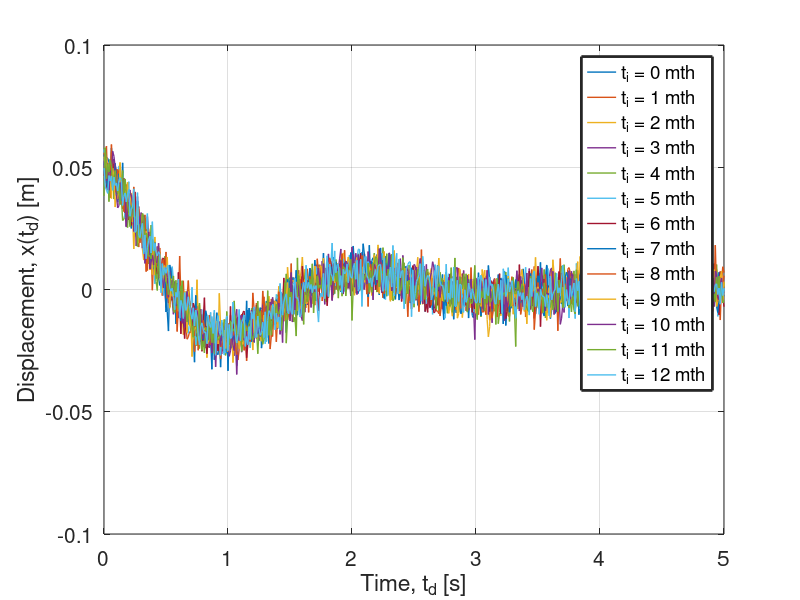
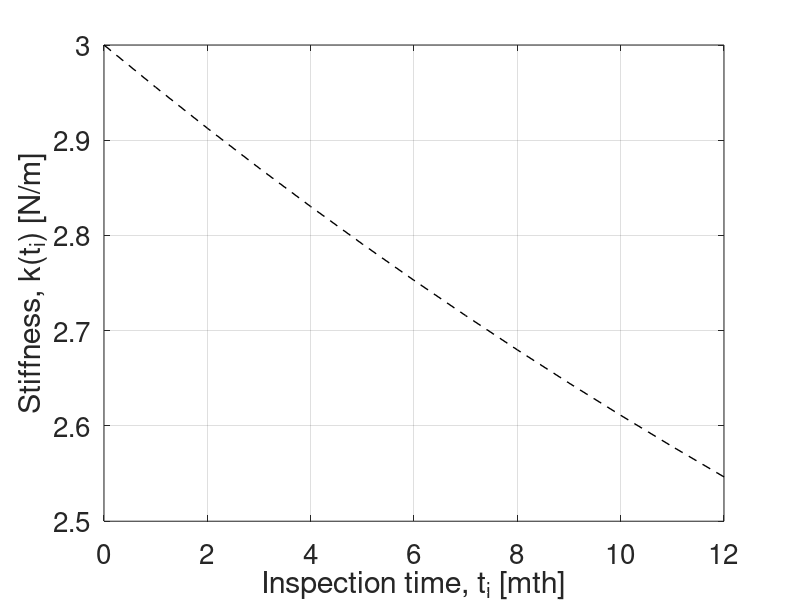

Here is the MATLAB script that generated these plots, in order: (Note: this script raises an error after producing the figures.)
%% The SEMC sampler
%
% The SEMC sampler is based on the original Sequential Monte
% Carlo (SMC) sampling class (see paper by Moral et. al (2006): Sequential 
% Monte Carlo Samplers - https://www.jstor.org/stable/3879283) and employs
% the use of the Affine-invariant Ensemble Sampler (AIES) proposed by 
% Goodman and Weare (2010) to update the samples at each iteration.
%
%% Bayesian Inference of a Time-varying parameter:
%
% In this example, we will evaluate the performance of the SEMC sampler
% in estimating and predicting a time-varying parameter at different time-step. 
% The system of interest will be a simple damped spring-mass system. The 
% dynamical data of the displacement of the mass from its rest position will 
% be obtained between t=0s and t=5s at intervals of dt=0.01s. The system is
% taken to be underdamped.
%
% The simple displacement model is:
%
% x(t) = A*exp(-gamma*t)*cos(omega*t + d); we set d = 0 rad for simplicity;
%
% omega = sqrt((k./m) - (c./(2.*m)).^2); 
% gamma = c./(2.*m); 
% where m = 0.3 kg (mass of the block attached to spring);
%
% The spring stiffness is time-varying and weakens over time such that:
%
% k(t) = 1.5*(1 + exp(-alpha*t)); where alpha = 0.03 s^-1 (rate parameter);
%
% Discretizing the above equation, we get the following discretized
% dynamic equation:
%
% k(t+1) = exp(-alpha*t).*(k(t) - 1.5) + 1.5;
%
% The spring stiffnes is checked every month and it is assumed 
% that during the process of data-collection at every "inspection" time-step, 
% t_i, the value of k is constant.
%
%% Define the parameters and random variables:

m = 0.3;           % Mass of the blocks in [kg]
c = 0.55;          % Damping coefficient of the spring-mass system [Ns/m]
A = 0.05;          % Displacement of the spring-mass system [m]
t_d = (0:0.01:5)'; % Time-input of the dynamical data[s]
t_i = (0:1:12)';   % Time-input of the inspection of the spring [mth]

%% Define the models:

% Define model for the spring stiffness, k:
alpha = 0.03;    % Rate parameter [s^-1]
k = @(t) 1.5.*(1 + exp(- alpha .* t));

% Define model for the eigenfrequency, omega:
omega = @(t,m,c) sqrt((k(t)./m) - (c./(2.*m)).^2);

% Define model for simple harmonic oscillator:
delta = 0; % Initial phase term when time starts [rad] 
displacement = @(t_d,t_i) A.*exp(- (c./(2.*m)).*t_d).*cos((omega(t_i,m,c) .* t_d) + delta); % in [m]

%% Generate noisy measurements of dynamical Displacement:
sigma = 0.005; % The noise in the measurement is set at 10% of the amplitude [m]

% To generate noisy data-set of the dynamical system for different time
% steps, t_i:
data = zeros(size(t_d,1),size(t_i,1)); 
for idx = 1:length(t_i)
for jdx = 1:length(t_d)
data(jdx,idx) = displacement(t_d(jdx),t_i(idx)) + sigma .* randn(1,1);
end
end

% To compute the root-mean-square-error of the data relative to the
% theoretial model of the SHM at each time-step t_i:
rmse = zeros(length(t_i),1);
for idx = 1:length(t_i)
square_error = (data(:,idx) - displacement(t_d(1:length(t_d)),t_i(idx))).^2;
rmse(idx) = sqrt(mean(square_error));
end

% To plot the 2D graphs of the dynamical data:
figure;
hold on; grid on; box on;
for idx = 1:length(t_i)
plot(t_d, data(:,idx), 'linewidth', 1)
end
xlabel('Time, t_d [s]')
ylabel('Displacement, x(t_d) [m]')
xlim([0 5])
ylim([-0.1 0.1])
legend('t_i = 0 mth', 't_i = 1 mth', 't_i = 2 mth', 't_i = 3 mth', 't_i = 4 mth',...
       't_i = 5 mth', 't_i = 6 mth', 't_i = 7 mth', 't_i = 8 mth', 't_i = 9 mth',...
       't_i = 10 mth', 't_i = 11 mth', 't_i = 12 mth', 'LineWidth', 2)
set(gca, 'fontsize', 15)
hold off

% To plot the theoretical model of k(t) and c(t):
figure;
hold on; grid on; box on;
plot(t_i, k(t_i), 'k--', 'linewidth', 1)
xlabel('Inspection time, t_i [mth]')
ylabel('Stiffness, k(t_i) [N/m]')
xlim([0 12])
set(gca, 'fontsize', 20)

%% Bayesian Model Updating set-up:

% Define the prior distribution:
lowerBound = 0.001; 
upperBound = 100;

prior_pdf = @(x) unifpdf(x,lowerBound,upperBound); % Prior PDf for k

prior_rnd = @(N) unifrnd(lowerBound,upperBound,N,1);

% Define the likelihood function:
scale = 10;
measurement_model = @(x,t_d) A.*exp(- (c./(2.*m)).*t_d).*...
                            cos((sqrt((x./m) - (c./(2.*m)).^2).* t_d) + delta); % in [m]
             
loglike = @(x,t_i) - 0.5 .* (1./(scale.*rmse(t_i))).^2 .*(sum((data(:,t_i) - measurement_model(x, t_d)).^2));

logL = cell(length(t_i),1);
for idx = 1:length(t_i)
logL{idx} = @(x) loglike(x, idx);
end
                                                 
% Define the dynamical model for k(t+1)|k(t):
dynamic_model = @(k_old) exp(- alpha).*(k_old - 1.5) + 1.5;

% Define the inverse model for k(t)|k(t+1):
inverse_model = @(k_new) exp(alpha).*(k_new - 1.5) + 1.5;

%% Perform Online Sequential Bayesian Updating:

% Initialise:
Nsamples = 1000;

% Start SEMC sampler:
tic;
SEMC = SEMCsampler('nsamples',Nsamples,'loglikelihoods',logL,...
                   'dynamic_model',dynamic_model,'inverse_model',inverse_model,...
                   'priorpdf',prior_pdf,'priorrnd',prior_rnd,'burnin',0);
semc_allsamples = SEMC.allsamples;
semc_prediction = SEMC.prediction;
timeSEMC = toc;
fprintf('Time elapsed is for the SEMC sampler: %f \n',timeSEMC)

%% Analysis of the model updating:

posterior_mean = zeros(length(t_i),size(semc_allsamples,2));
posterior_std = zeros(length(t_i),size(semc_allsamples,2));
posterior_bounds_k = zeros(length(t_i),2);

prediction_mean = zeros(length(t_i),size(semc_allsamples,2));
prediction_std = zeros(length(t_i),size(semc_allsamples,2));
prediction_bounds_k = zeros(length(t_i),2);

for idx = 1:length(t_i)
posterior_mean(idx,1) = mean(semc_allsamples(:,1,idx+1));

prediction_mean(idx,1) = mean(semc_prediction(:,1,idx));

posterior_std(idx,1) = std(semc_allsamples(:,1,idx+1));

prediction_std(idx,1) = std(semc_prediction(:,1,idx));

posterior_bounds_k(idx,:) = prctile(semc_allsamples(:,1,idx+1), [5, 95]);

prediction_bounds_k(idx,:) = prctile(semc_prediction(:,1,idx), [5, 95]);
end
posterior_cov = (posterior_std./posterior_mean).*100;
prediction_cov = (prediction_std./prediction_mean).*100;

% Plotting the histogram for different time-steps:
figure;
hold on; box on;
for idx = 1:length(t_i)
histogram(semc_allsamples(:,1,idx+1),10)
end
xlim([2.5 3.15])
xlabel('Stiffness, k(t_i) [N/m]')
ylabel('Counts')
legend('t_i = 0 mth', 't_i = 1 mth', 't_i = 2 mth', 't_i = 3 mth', 't_i = 4 mth',...
       't_i = 5 mth', 't_i = 6 mth', 't_i = 7 mth', 't_i = 8 mth', 't_i = 9 mth',...
       't_i = 10 mth', 't_i = 11 mth', 't_i = 12 mth', 'LineWidth', 2)
set(gca, 'fontsize', 18)
hold off

% To plot the estimates of k(t_i) wih the theoretical model:
figure;
hold on; grid on; box on;
plot(t_i, k(t_i), 'k--', 'linewidth', 1)
y_neg_a1 = abs(posterior_mean(:,1) - posterior_bounds_k(:,1)); % error in the negative y-direction
y_pos_a1 = abs(posterior_mean(:,1) - posterior_bounds_k(:,2)); % error in the positive y-direction
errorbar(t_i, posterior_mean(:,1), y_neg_a1, y_pos_a1, '-s','MarkerSize',5,...
    'MarkerEdgeColor','blue','MarkerFaceColor','blue', 'linewidth',1);
y_neg_a2 = abs(prediction_mean(:,1) - prediction_bounds_k(:,1)); % error in the negative y-direction
y_pos_a2 = abs(prediction_mean(:,1) - prediction_bounds_k(:,2)); % error in the positive y-direction
errorbar((t_i(2:end)), prediction_mean(1:end-1,1), y_neg_a2(1:end-1), y_pos_a2(1:end-1), '-s','MarkerSize',5,...
    'MarkerEdgeColor','red','MarkerFaceColor','red', 'linewidth',1);
legend('True value', 'SEMC estimated values', 'Predicted values', 'linewidth', 2)
xlim([0 12])
xlabel('Inspection time, t_i [mth]')
ylabel('Stiffness, k(t_i) [N/m]')
set(gca, 'fontsize', 18)

%% SEMC Statistics

dim = size(semc_allsamples,2); % dimensionality of the problem
target_accept = 0.23 + (0.21./dim);

% Plot the acceptance rate values across iterations:
figure;
hold on; box on; grid on;
plot([1 size(semc_allsamples,3)],[target_accept target_accept] , 'c','linewidth', 1.5)
plot([1 size(semc_allsamples,3)],[0.15 0.15] , 'k','linewidth', 1.5)
plot((1:size(semc_allsamples,3)-1)', SEMC.acceptance, '--rs', 'MarkerFaceColor','r','linewidth', 1.5)
plot([1 size(semc_allsamples,3)],[0.5 0.5] , 'k','linewidth', 1.5)
legend('Target acceptance rate', 'Optimum acceptance limits', 'SEMC acceptance rates', 'linewidth', 2)
title('Plot of Acceptance rates')
xlabel('Iteration number, j')
ylabel('Acceptance rate')
xlim([1 5])
set(gca, 'fontsize', 18)

%% Save the data:

save('example_DampedOscillator1D');
